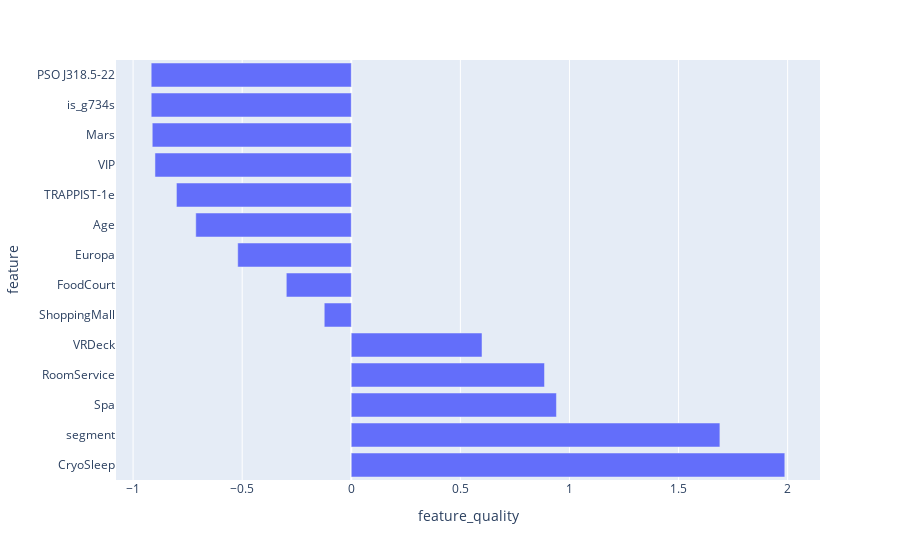

Write notebook code for a chart like this one.
### Code cell
fig = px.bar(feature_df, x='feature_quality', y='feature')
fig.show()

### Figure 1 — Plotly figure (JSON) as saved in the notebook; plotly's stock layout.template omitted (floating-point values rounded to 4 significant figures)
{"data": [{"alignmentgroup": "True", "hovertemplate": "feature_quality=%{x}<br>feature=%{y}<extra></extra>", "legendgroup": "", "marker": {"color": "#636efa", "pattern": {"shape": ""}}, "name": "", "offsetgroup": "", "orientation": "h", "showlegend": false, "textposition": "auto", "type": "bar", "x": [1.987, 1.689, 0.9403, 0.8856, 0.5992, -0.1238, -0.2977, -0.5204, -0.7127, -0.8013, -0.8997, -0.9121, -0.9169, -0.917], "xaxis": "x", "y": ["CryoSleep", "segment", "Spa", "RoomService", "VRDeck", "ShoppingMall", "FoodCourt", "Europa", "Age", "TRAPPIST-1e", "VIP", "Mars", "is_g734s", "PSO J318.5-22"], "yaxis": "y"}], "layout": {"barmode": "relative", "legend": {"tracegroupgap": 0}, "margin": {"t": 60}, "xaxis": {"anchor": "y", "domain": [0, 1], "title": {"text": "feature_quality"}}, "yaxis": {"anchor": "x", "domain": [0, 1], "title": {"text": "feature"}}}}
